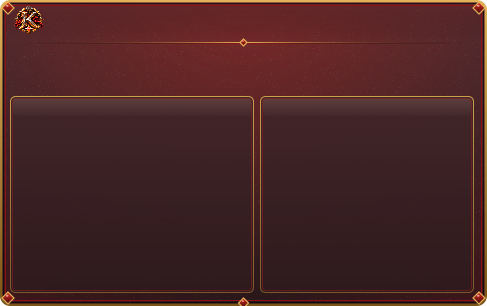
#> input picture tools/rev241-migration/assets/karn_ui/png/24816.png, 487 x 306 px, found by its file name; its folder holds 4 pictures in this run
$ python quantize.py png
#> lines starting #> are read from the running program, lines starting #| are printed output that depends on the picture; after the words box and inside, x2 and y2 are one past the last pixel; in counts of white or black regions, pixels touching at a corner belong together
"""png/*.png (full colour, from MakeKarnUiArt) -> png_q/*.png with at most 254 colours (Floyd-Steinberg dither), alpha cut
at 128 (sprites have on/off transparency) and pure black lifted to 1,1,1 (0 is the transparent index in a sprite).
Usage: python quantize.py <assets/karn_ui>"""
import os
import sys

from PIL import Image

root = sys.argv[1]
src, dst = os.path.join(root, "png"), os.path.join(root, "png_q")
os.makedirs(dst, exist_ok=True)
for name in sorted(os.listdir(src)):
    im = Image.open(os.path.join(src, name)).convert("RGBA")
#> im is the input picture: PIL image 487x306 RGBA; mean R, G, B, A 74.4, 37.7, 37.3, 254.8
    mask = im.getchannel("A").point(lambda v: 255 if v >= 128 else 0)
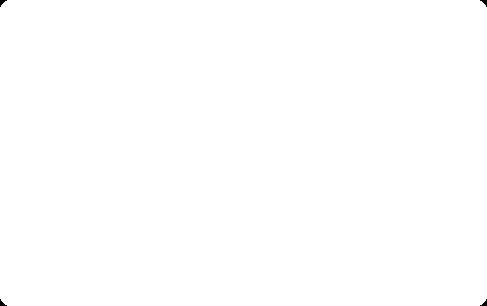
#> mask: PIL image 487x306 L; 99.9% white; 4 black regions, box (x1, y1, x2, y2) and area: (0, 0, 7, 7) 23, (480, 0, 487, 7) 23, (0, 299, 7, 306) 23, (480, 299, 487, 306) 23
    rgb = Image.new("RGB", im.size, (0, 0, 0))
#> rgb: PIL image 487x306 RGB; every value is 0
    rgb.paste(im.convert("RGB"), mask=mask)
    q = rgb.quantize(colors=254, method=Image.Quantize.MEDIANCUT, dither=Image.Dither.FLOYDSTEINBERG).convert("RGB")
    out = Image.new("RGBA", im.size, (0, 0, 0, 0))
#> out: PIL image 487x306 RGBA; every value is 0
    out.paste(q, mask=mask)
    px = out.load()
    for y in range(out.height):
        for x in range(out.width):
            r, g, b, a = px[x, y]
            if a and r == g == b == 0:
                px[x, y] = (1, 1, 1, 255)
#> (the run stopped early here; a loop or call above may not have finished)
